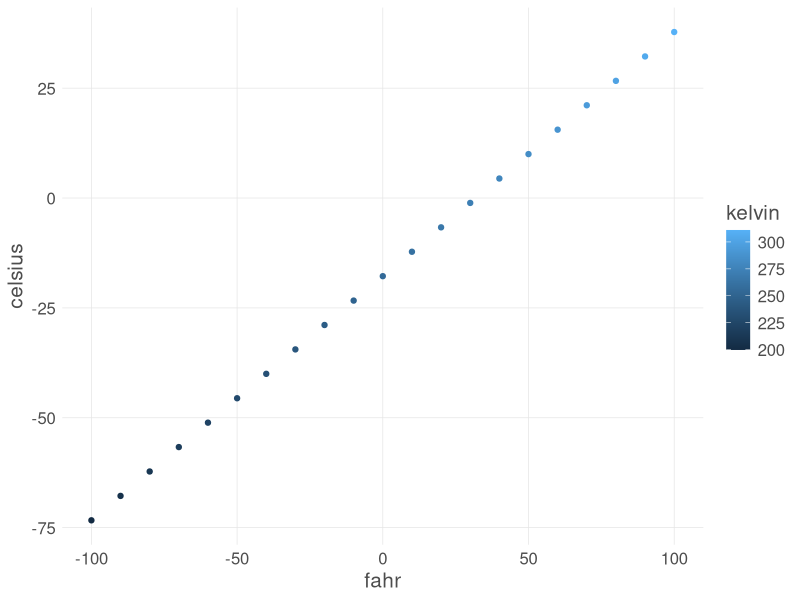

Recreate this plot in R.
# temperature conversion example for writing functions

airtemps = c(212, 30.3, 78, 32)

celsius1 = (airtemps[1] - 32) * 5/9

fahr_to_celsius <- function(fahr){
  celsius <- (fahr - 32) * 5/9
  return(celsius)
}

celsius1_new = fahr_to_celsius(airtemps[1])

celsius = fahr_to_celsius(airtemps)


#' Converting temperatures from C to F
#'
#' Longer description here
#'
#' @param celsius (numeric temperature value in celsius)
#'
#' @return fahr (numeric temperature value in farenheit)
#' @export
#'
#' @examples
celsius_to_fahr = function(celsius) {
  fahr = (celsius * 9/5) + 32
  return(fahr)
}

fahr_new = celsius_to_fahr(celsius)

fahr_new == airtemps

convert_temps = function(fahr){
  celsius = (fahr-32)*5/9
  kelvin = celsius + 273.15
  return(data.frame(fahr = fahr, 
                    celsius = celsius, 
                    kelvin =kelvin))
}

df = convert_temps(airtemps)


## ggplot example 15.1.4

temps_df <- data.frame(convert_temps(seq(-100,100,10)))

custom_theme <- function(base_size = 9) {
  ggplot2::theme(
    text             = ggplot2::element_text(family = 'Helvetica', 
                                             color = 'gray30', 
                                             size = base_size),
    plot.title       = ggplot2::element_text(size = ggplot2::rel(1.25), 
                                             hjust = 0.5, 
                                             face = 'bold'),
    panel.background = ggplot2::element_blank(),
    panel.border     = ggplot2::element_blank(),
    panel.grid.minor = ggplot2::element_blank(),
    panel.grid.major = ggplot2::element_line(colour = 'grey90', 
                                             linewidth = 0.25),
    legend.position  = 'right',
    legend.key       = ggplot2::element_rect(colour = NA, 
                                             fill = NA),
    axis.ticks       = ggplot2::element_blank(),
    axis.line        = ggplot2::element_blank()
  )
}

library(ggplot2)

ggplot(temps_df, mapping = aes(x = fahr, y = celsius, color = kelvin)) +
  geom_point()+
  custom_theme(base_size = 15)




